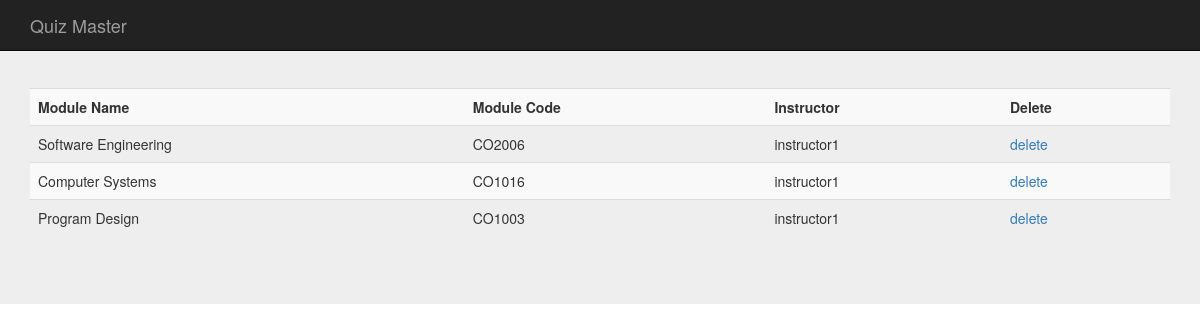
/quizcomp2/system/module.php (signed in), run on the app's committed database.
### tables this page shows
CREATE TABLE IF NOT EXISTS `module` (
`id` int(11) NOT NULL,
  `modulename` varchar(255) NOT NULL,
  `modulecode` varchar(255) NOT NULL,
  `instructor` varchar(255) NOT NULL
);

### quizcomp2/system/core.php (called while the page is built, shortened)
<?php
function logged_in(){
	if(isset($_SESSION['user_id']) && !empty($_SESSION['user_id'])){
		return true;
	}
	else{
		return false;
	}
}
function user_data($user_id){
	$user_id = (int)$user_id;
	$func_num_args = func_num_args();
	if ($func_num_args > 1){
		$data = mysql_fetch_assoc(mysql_query("SELECT * FROM `users` WHERE `id` = $user_id"));
		return $data;
	}
}
?>

### quizcomp2/system/module.php (the view, shortened to what this page needs)
<?php
include 'core.php';
if(logged_in()){
	$session_user_id = $_SESSION['user_id'];
	$user_data = user_data($session_user_id, 'id','username','firstname','lastname','type');
?>
<!DOCTYPE html>
<html lang="en">
  <head>
    <link href="css/min.css" rel="stylesheet">
  </head>
  <body>
    <nav class="navbar navbar-inverse navbar-fixed-top" role="navigation">
      <div class="container">
        <div class="navbar-header">
          <a class="navbar-brand" href="index.php">Quiz Master</a>
        </div>
        <div id="navbar" class="navbar-collapse collapse">
    </nav>
    <div class="jumbotron">
      <div class="container">
<?php
  $instructor = $user_data['username'];
  $query="SELECT * FROM `module` WHERE `instructor`= '$instructor'";
  $result = mysql_query($query);
  $numrows = mysql_num_rows($result);
?>
<form action="module.php" method="post" >
<div id="viewmodule">
<table class="table table-striped" WIDTH="600">
<tr>
	<th>Module Name</th>
	<th>Module Code</th>
	<th>Instructor</th>
	<th>Delete</th>
</tr>
<?php
$counter=0;
while ($counter < $numrows) {
$id = mysql_result($result,$counter,"id");
$modulename = mysql_result($result,$counter,"modulename");
$modulecode = mysql_result($result,$counter,"modulecode");
$instructor = mysql_result($result,$counter,"instructor");
		echo '<tr>
		<td>'.$modulename.'</td>
		<td>'.$modulecode.'</td>
		<td>'.$instructor.'</td>
		<td><a onclick="return proceed()" href="module.php?del='.$id.'">delete</a></td></tr>';
$counter++;
}
?>
</table>
</div>
</div>
</div>
  </body>
</html>
<?php
}
else{
	header('location:../index.php');
}
?>

### data on the page
module: modulename "Software Engineering", modulecode "CO2006", instructor "instructor1"
module: modulename "Computer Systems", modulecode "CO1016", instructor "instructor1"
module: modulename "Program Design", modulecode "CO1003", instructor "instructor1"
